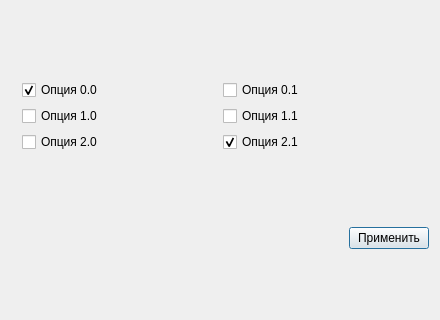
<?xml version="1.0" encoding="UTF-8"?>
<ui version="4.0"><class>Dialog</class><widget class="QDialog" name="Dialog"><property name="geometry"><rect><x>0</x><y>0</y><width>440</width><height>320</height></rect></property><property name="windowTitle"><string>#119 mixed/204_properties_grid</string></property><layout class="QVBoxLayout" name="verticalLayout"><property name="leftMargin"><number>11</number></property><property name="topMargin"><number>11</number></property><property name="rightMargin"><number>11</number></property><property name="bottomMargin"><number>11</number></property><property name="spacing"><number>6</number></property><item><layout class="QGridLayout" name="g"><property name="leftMargin"><number>11</number></property><property name="topMargin"><number>11</number></property><property name="rightMargin"><number>11</number></property><property name="bottomMargin"><number>11</number></property><property name="spacing"><number>6</number></property><item row="0" column="0"><widget class="QCheckBox" name="c00"><property name="text"><string>Опция 0.0</string></property><property name="checked"><bool>true</bool></property></widget></item><item row="0" column="1"><widget class="QCheckBox" name="c01"><property name="text"><string>Опция 0.1</string></property><property name="checked"><bool>false</bool></property></widget></item><item row="1" column="0"><widget class="QCheckBox" name="c10"><property name="text"><string>Опция 1.0</string></property><property name="checked"><bool>false</bool></property></widget></item><item row="1" column="1"><widget class="QCheckBox" name="c11"><property name="text"><string>Опция 1.1</string></property><property name="checked"><bool>false</bool></property></widget></item><item row="2" column="0"><widget class="QCheckBox" name="c20"><property name="text"><string>Опция 2.0</string></property><property name="checked"><bool>false</bool></property></widget></item><item row="2" column="1"><widget class="QCheckBox" name="c21"><property name="text"><string>Опция 2.1</string></property><property name="checked"><bool>true</bool></property></widget></item></layout></item><item><layout class="QHBoxLayout" name="buttons"><property name="leftMargin"><number>0</number></property><property name="topMargin"><number>0</number></property><property name="rightMargin"><number>0</number></property><property name="bottomMargin"><number>0</number></property><property name="spacing"><number>6</number></property><item><spacer name="horizontalSpacer"><property name="orientation"><enum>Qt::Orientation::Horizontal</enum></property><property name="sizeHint" stdset="0"><size><width>40</width><height>20</height></size></property></spacer></item><item><widget class="QPushButton" name="ok"><property name="text"><string>Применить</string></property></widget></item></layout></item></layout></widget></ui>
